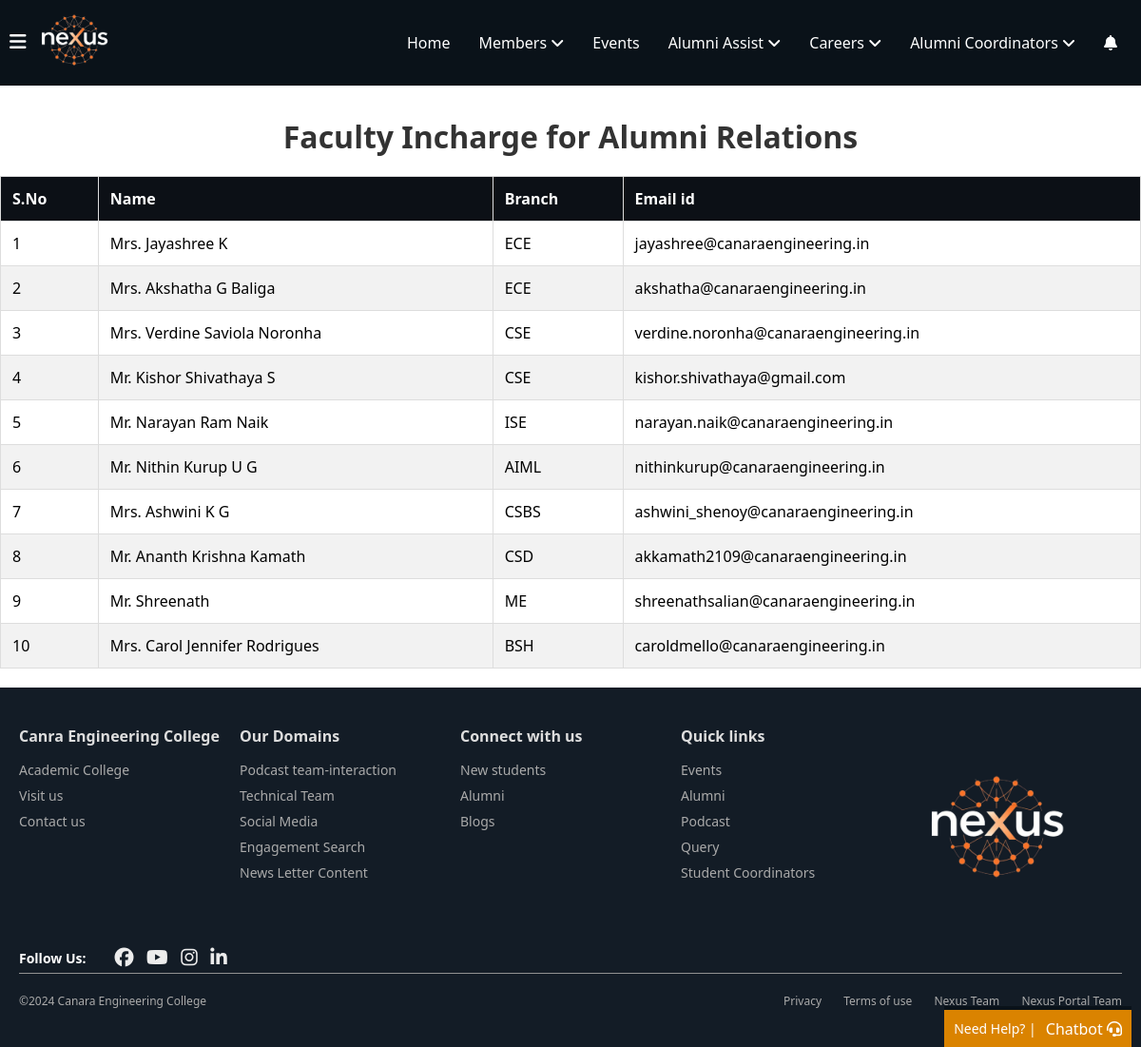
/coordinators/faculty-coordinators/ (signed in), run on the app's committed database.
### coordinators/models.py (models this page shows, shortened)
class FacultyCoordinator(models.Model):
    coordinator_id = models.AutoField(primary_key=True)
    name = models.CharField(max_length=100)  # Coordinator's name
    department= models.CharField(max_length=100)  # Coordinator's branch (department)
    email = models.EmailField(unique=True)  # Coordinator's email address
    phone_number = models.CharField(max_length=15)  # Coordinator's phone number

### coordinators/views.py (the view)
# urls.py: path('faculty-coordinators/', FacultyCoordinatorListView.as_view(), name='faculty-coordinator-list'),
class FacultyCoordinatorListView(ListView):
    model = FacultyCoordinator
    template_name = 'coordinators/faculty-coordinators.html'  # HTML template to render
    context_object_name = 'faculty_coordinators'  # Name of the object in the template

### notifications/context_processors.py (called while the page is built)
def notification_count(request):
    if request.user.is_authenticated:
        unread_count = Notification.objects.filter(
            recipient=request.user,
            viewed=False
        ).count()
        return {'unread_notifications_count': unread_count}
    return {'unread_notifications_count': 0}

### coordinators/templates/coordinators/faculty-coordinators.html (shortened to what this page needs)
{% extends 'home/layout.html' %}
{% load static %}
{% block content %}
</head>
<body>
    <div class="container">
        <div class="faculty">
            <h1>Faculty Incharge for Alumni Relations</h1>
            <div class="table-responsive">
                <table>
                    <thead>
                        <tr>
                            <th>S.No</th>
                            <th>Name</th>
                            <th>Branch</th>
                            <th>Email id</th>
                        </tr>
                    </thead>
                    <tbody>
                        {% for coordinator in faculty_coordinators %}
                        <tr>
                            <td>{{ coordinator.coordinator_id }}</td>
                            <td>{{ coordinator.name }}</td>
                            <td>{{ coordinator.department }}</td>
                            <td>{{ coordinator.email }}</td>
                        </tr>
                        {% endfor %}
                    </tbody>
                </table>
            </div>
        </div>
    </div>
{% endblock %}

### home/static/home/navbar.css (style rules this page uses)
* { margin: 0; padding: 0; box-sizing: border-box; font-family: 'Segoe UI', Tahoma, Geneva, Verdana, sans-serif; }

### coordinators/templates/coordinators/faculty-coordinators.html (style rules this page uses)
body { width: 100%; height: 100vh; }
.faculty h1 { margin-top: 2rem; text-align: center; color: #333; }
.table-responsive { margin: 20px 0; overflow-x: auto; }
table { width: 100%; max-width: 1300px; margin: 0 auto; border-collapse: collapse; box-shadow: 0 2px 3px rgba(0,0,0,0.1); border: 1px solid #ddd; overflow-x: hidden; }
th, td { padding: 12px; text-align: left; border: 1px solid #ddd; }
th { background-color: #0c1016; color: rgb(255, 255, 255); }
tr:nth-child(even) { background-color: #f2f2f2; }

### data on the page
FacultyCoordinator: coordinator_id "1", name "Mrs. Jayashree K", department "ECE", email "jayashree@canaraengineering.in"
FacultyCoordinator: coordinator_id "2", name "Mrs. Akshatha G Baliga", department "ECE", email "akshatha@canaraengineering.in"
FacultyCoordinator: coordinator_id "3", name "Mrs. Verdine Saviola Noronha", department "CSE", email "verdine.noronha@canaraengineering.in"
FacultyCoordinator: coordinator_id "4", name "Mr. Kishor Shivathaya S", department "CSE", email "kishor.shivathaya@gmail.com"
FacultyCoordinator: coordinator_id "5", name "Mr. Narayan Ram Naik", department "ISE", email "narayan.naik@canaraengineering.in"
FacultyCoordinator: coordinator_id "6", name "Mr. Nithin Kurup U G", department "AIML", email "nithinkurup@canaraengineering.in"
FacultyCoordinator: coordinator_id "7", name "Mrs. Ashwini K G", department "CSBS", email "ashwini_shenoy@canaraengineering.in"
FacultyCoordinator: coordinator_id "8", name "Mr. Ananth Krishna Kamath", department "CSD", email "akkamath2109@canaraengineering.in"
FacultyCoordinator: coordinator_id "9", name "Mr. Shreenath", department "ME", email "shreenathsalian@canaraengineering.in"
FacultyCoordinator: coordinator_id "10", name "Mrs. Carol Jennifer Rodrigues", department "BSH", email "caroldmello@canaraengineering.in"
